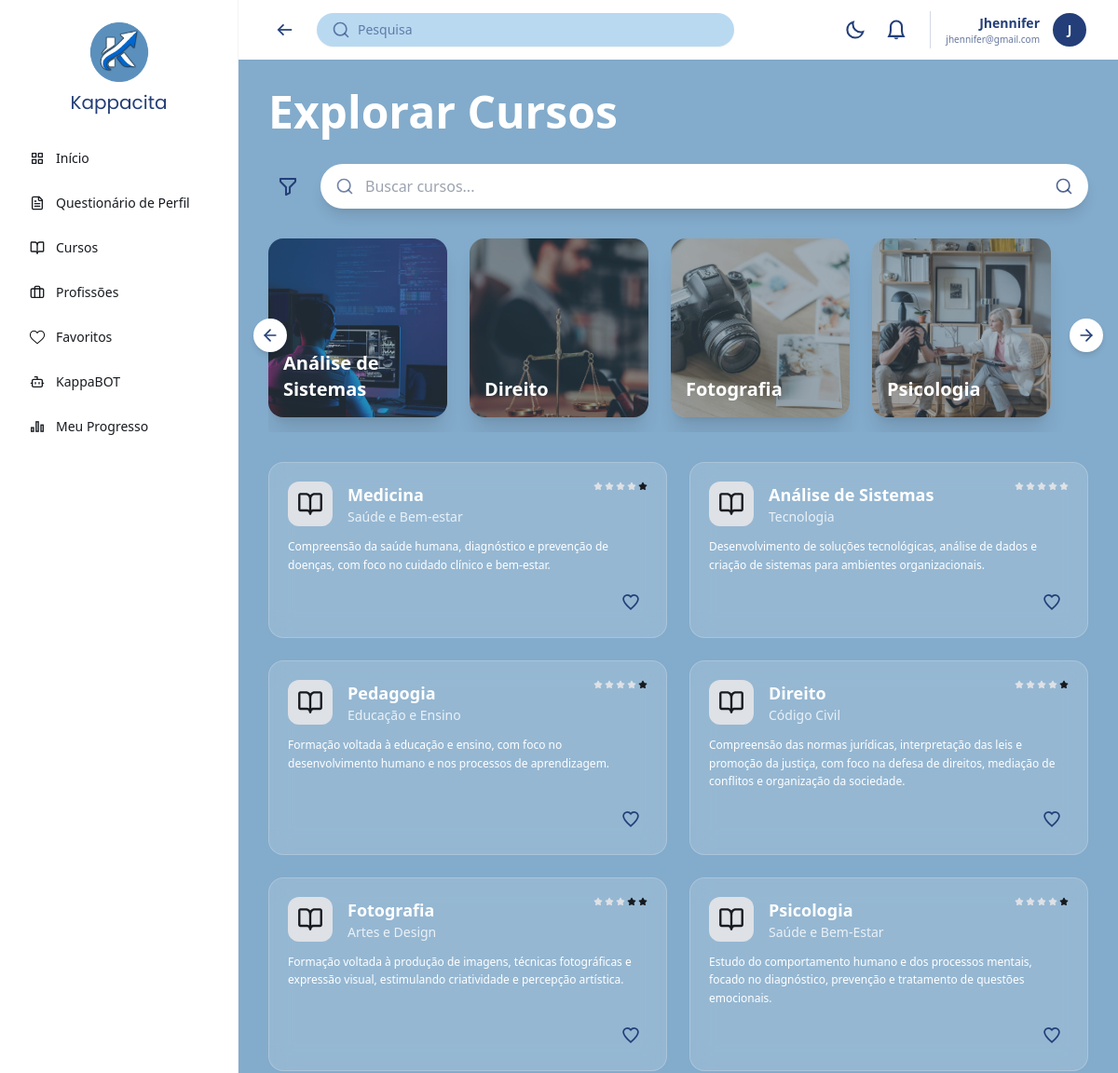
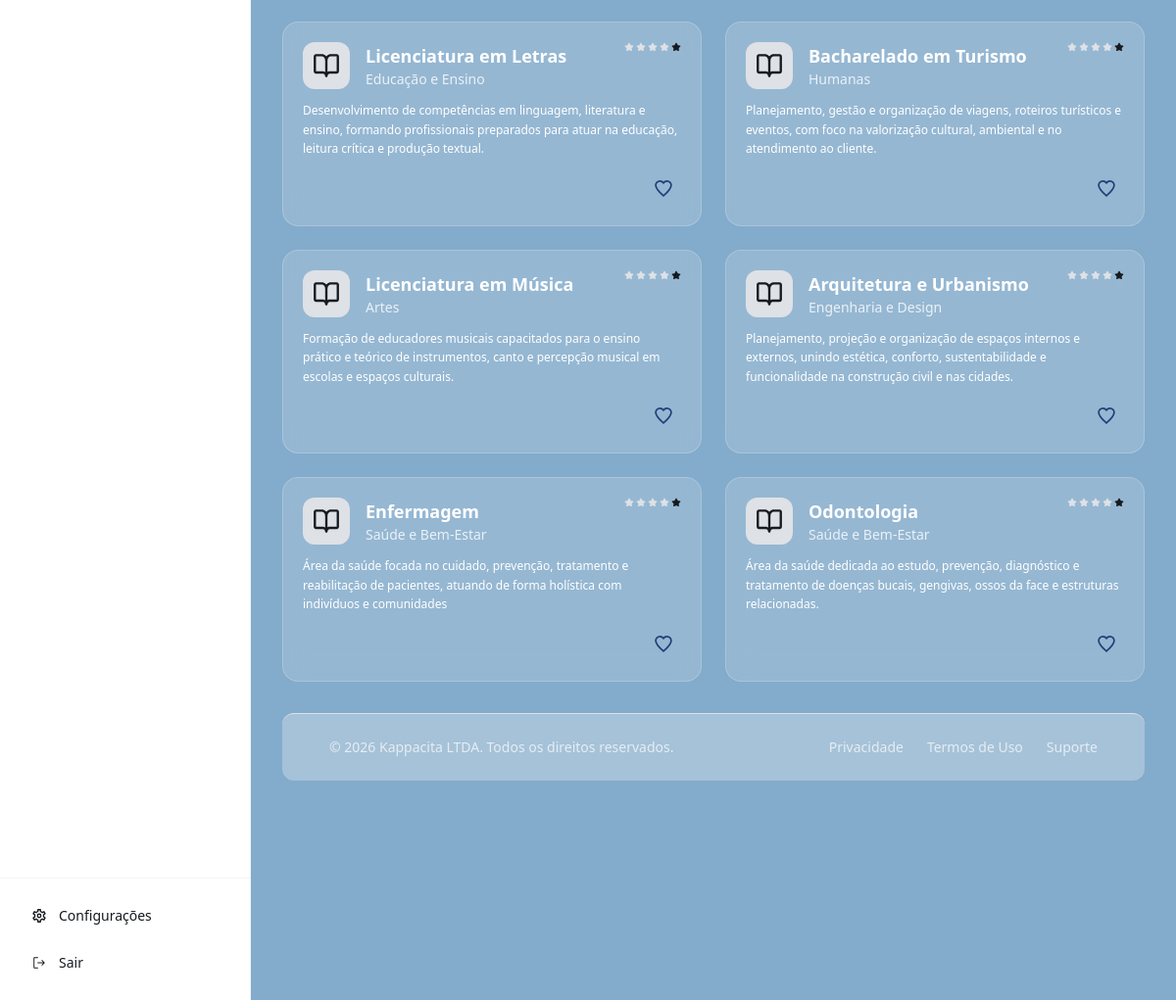
Screenshot of /cursos/ (signed in) with the database file from the repository (2 pictures, top to bottom).
### kapp/models.py (models this page shows, shortened)
class Categoria(models.Model):
    nome = models.CharField(max_length=100)
    imagem = models.ImageField(upload_to='categorias/', blank=True, null=True)

class Curso(models.Model):
    nome = models.CharField(max_length=100)
    area = models.CharField(max_length=100)
    descricao = models.TextField()
    avaliacao = models.IntegerField(default=4)
    icone = models.ImageField(upload_to='cursos/icones/', blank=True, null=True)
    categoria = models.ForeignKey(Categoria, on_delete=models.SET_NULL, null=True, blank=True)

### kapp/views.py (the view)
# urls.py: path('cursos/', cursos, name='cursos'),
@login_required
def cursos(request):
    q = request.GET.get('q', '')
    lista = Curso.objects.filter(nome__icontains=q)
    paginator = Paginator(lista, 12)
    page = request.GET.get('page')
    cursos_paginados = paginator.get_page(page)
    categorias = Categoria.objects.all()
    favoritos_ids = list(
        Favorito.objects.filter(usuario=request.user).values_list('curso_id', flat=True)
    )
    return render(request, 'cursos.html', {
        'cursos': cursos_paginados,
        'categorias': categorias,
        'favoritos_ids': favoritos_ids,
    })

### kapp/context_processors.py (called while the page is built)
def perfil_usuario(request):
    if request.user.is_authenticated:
        perfil, _ = Perfil.objects.get_or_create(usuario=request.user)
        return {'perfil_global': perfil}
    return {'perfil_global': None}

### kapp/templates/cursos.html (shortened to what this page needs)
{% extends 'base.html' %}
{% load static %}
{% block body %}
{% include 'header.html' %}
<div class="p-4 lg:p-8 space-y-8 bg-[#5b91bc]/75 dark:bg-gray-950 min-h-screen transition-colors">
  <h1 class="text-4xl lg:text-5xl text-white font-bold font-poppins">Explorar Cursos</h1>
  <div class="flex items-center gap-4">
    <button class="p-2 bg-transparent hover:bg-white/20 rounded-full">
      <img src="{% static 'img/filtro.svg' %}" class="w-6 h-6" alt="Filtro">
    </button>
    <form method="GET" action="{% url 'cursos' %}" class="relative flex-1">
      <div class="absolute inset-y-0 left-4 flex items-center pointer-events-none">
      </div>
      <input type="text" name="q" placeholder="Buscar cursos..." value="{{ request.GET.q|default:'' }}"
        class="w-full bg-white dark:bg-gray-800 rounded-full py-3 pl-12 pr-12 text-[#233e78] dark:text-white shadow-lg outline-none">
      <button type="submit" class="absolute inset-y-0 right-4 flex items-center">
        <img src="{% static 'img/lupa.svg' %}" class="w-5 h-5" alt="Buscar">
      </button>
    </form>
  </div>
  <div class="relative group">
    <button class="absolute -left-4 top-1/2 -translate-y-1/2 z-10 bg-white dark:bg-gray-700 p-2 rounded-full shadow-md hidden lg:flex items-center justify-center">
      <img src="{% static 'img/proximo.svg' %}" class="w-5 h-5 rotate-180" alt="Anterior">
    </button>
    <div class="flex gap-6 overflow-x-auto pb-4 scroll-smooth" style="scrollbar-width: none;">
      {% for categoria in categorias %}
      <div class="flex-shrink-0 w-48 h-48 relative rounded-2xl overflow-hidden group cursor-pointer shadow-xl">
        {% if categoria.imagem %}
          <img src="{{ categoria.imagem.url }}" class="absolute inset-0 w-full h-full object-cover opacity-70 group-hover:scale-110 transition-transform duration-500" alt="{{ categoria.nome }}">
        {% endif %}
        <div class="absolute inset-0 bg-black/20"></div>
        <span class="absolute bottom-4 left-4 text-white text-xl font-bold font-poppins">{{ categoria.nome }}</span>
      </div>
      {% empty %}
      <p class="text-white/70 font-poppins text-sm">Nenhuma categoria disponível.</p>
      {% endfor %}
    </div>
    <button class="absolute -right-4 top-1/2 -translate-y-1/2 z-10 bg-white dark:bg-gray-700 p-2 rounded-full shadow-md hidden lg:flex items-center justify-center">
      <img src="{% static 'img/proximo.svg' %}" class="w-5 h-5" alt="Próximo">
    </button>
  </div>
  <div class="grid grid-cols-1 md:grid-cols-2 xl:grid-cols-3 gap-6">
    {% for curso in cursos %}
    <div class="rounded-2xl p-5 flex flex-col gap-3 relative group hover:bg-white/20 dark:hover:bg-white/5 transition-all"
         style="background: rgba(255,255,255,0.15); backdrop-filter: blur(12px); -webkit-backdrop-filter: blur(12px); border: 1px solid rgba(255,255,255,0.2);">
      <div class="flex justify-between items-start">
        <div class="flex gap-4">
          <div class="w-12 h-12 bg-[#dee1e6] dark:bg-gray-700 rounded-xl flex items-center justify-center flex-shrink-0">
            {% if curso.icone %}
              {% if curso.icone == "tecnologia.jpeg" %}
                <img src="{% static 'img/tecnologia.jpeg' %}" class="w-7 h-7 object-cover rounded-lg" alt="{{ curso.nome }}">
              {% elif curso.icone == "area_saude.jpeg" %}
                <img src="{% static 'img/area_saude.jpeg' %}" class="w-7 h-7 object-cover rounded-lg" alt="{{ curso.nome }}">
              {% elif curso.icone == "computacao.jpeg" %}
                <img src="{% static 'img/computacao.jpeg' %}" class="w-7 h-7 object-cover rounded-lg" alt="{{ curso.nome }}">
              {% elif curso.icone == "js.jpg" %}
                <img src="{% static 'img/js.jpg' %}" class="w-7 h-7 object-cover rounded-lg" alt="{{ curso.nome }}">
              {% elif curso.icone == "analise de sistemas.jp..." %}
                <img src="{% static 'img/analise de sistemas.jp...' %}" class="w-7 h-7 object-cover rounded-lg" alt="{{ curso.nome }}">
              {% elif curso.icone == "psicologia.jpeg" %}
                <img src="{% static 'img/psicologia.jpeg' %}" class="w-7 h-7 object-cover rounded-lg" alt="{{ curso.nome }}">
              {% elif curso.icone == "direito profissoes.jpeg" %}
                <img src="{% static 'img/direito profissoes.jpeg' %}" class="w-7 h-7 object-cover rounded-lg" alt="{{ curso.nome }}">
              {% elif curso.icone == "educacao.jpeg" %}
                <img src="{% static 'img/educacao.jpeg' %}" class="w-7 h-7 object-cover rounded-lg" alt="{{ curso.nome }}">
              {% elif curso.icone == "artes.jpeg" %}
                <img src="{% static 'img/artes.jpeg' %}" class="w-7 h-7 object-cover rounded-lg" alt="{{ curso.nome }}">
              {% elif curso.icone == "medicina inicio.jpeg" %}
                <img src="{% static 'img/medicina inicio.jpeg' %}" class="w-7 h-7 object-cover rounded-lg" alt="{{ curso.nome }}">
              {% else %}
                <img src="{% static 'img/icon_cursos.svg' %}" class="w-7 h-7" alt="{{ curso.nome }}">
              {% endif %}
            {% else %}
              <img src="{% static 'img/icon_cursos.svg' %}" class="w-7 h-7" alt="{{ curso.nome }}">
            {% endif %}
          </div>
          <div>
            <h3 class="text-white text-lg font-bold font-poppins">{{ curso.nome }}</h3>
            <p class="text-white/80 dark:text-white/60 text-sm font-poppins">{{ curso.area }}</p>
          </div>
        </div>
        <div class="flex gap-0.5 flex-shrink-0">
          {% for i in "12345" %}
            {% if forloop.counter <= curso.avaliacao %}
              <img src="{% static 'img/estrela_cheia.svg' %}" class="w-2.5 h-2.5" alt="estrela">
            {% else %}
              <img src="{% static 'img/estrela_vazia.svg' %}" class="w-2.5 h-2.5" alt="estrela">
            {% endif %}
          {% endfor %}
        </div>
      </div>
      <p class="text-white text-xs leading-relaxed font-poppins">{{ curso.descricao }}</p>
      <div class="flex justify-end mt-auto">
        <form method="post" action="{% url 'favoritar_curso' curso.id %}">
          <button type="submit" class="p-2 hover:bg-white/20 rounded-full transition-all">
            {% if curso.id in favoritos_ids %}
              <img src="{% static 'img/coracao_vermelho.svg' %}" class="w-5 h-5" alt="Favoritado">
            {% else %}
              <img src="{% static 'img/coracao.svg' %}" class="w-5 h-5" alt="Favoritar">
            {% endif %}
          </button>
        </form>
      </div>
    </div>
    {% empty %}
    <p class="text-white col-span-3 text-center py-10 font-poppins">Nenhum curso encontrado.</p>
    {% endfor %}
  </div>
  <footer class="mt-auto bg-gray-100/30 dark:bg-gray-800/30 border-t border-[#dee1e6] dark:border-gray-700 py-6 px-4 lg:px-12 rounded-xl">
    <div class="flex flex-col md:flex-row justify-between items-center gap-4">
      <p class="text-sm text-white/70 font-poppins">© 2026 Kappacita LTDA. Todos os direitos reservados.</p>
      <div class="flex gap-6">
        <a href="{% url 'privacidade' %}" class="text-sm text-white/70 hover:text-white font-poppins transition-colors">Privacidade</a>
        <a href="#" class="text-sm text-white/70 hover:text-white font-poppins transition-colors">Termos de Uso</a>
        <a href="#" class="text-sm text-white/70 hover:text-white font-poppins transition-colors">Suporte</a>
      </div>
    </div>
  </footer>
</div>
{% endblock %}

### kapp/templates/base.html (shortened to what this page needs)
{% load static %}
<!DOCTYPE html>
<html lang="{% if perfil_global %}{{ perfil_global.idioma }}{% else %}pt-br{% endif %}"
        class="
        ">
<head>
    <script src="https://cdn.tailwindcss.com"></script>
    <link rel="stylesheet" type="text/css" href="{% static 'css/main.css' %}">
</head>
<body class="bg-[#FCFAF8] dark:bg-gray-950">
    <div class="flex min-h-screen w-full">
        <aside class="w-64 bg-white dark:bg-gray-900 border-r border-gray-100 dark:border-gray-700 hidden lg:block sticky top-0 h-screen">
            {% include 'navbar.html' %}
        </aside>
        <main class="flex-1 overflow-y-auto min-w-0">
            {% block body %}
            {% endblock %}
        </main>
    </div>
</body>
</html>

### kapp/templates/navbar.html (shortened to what this page needs)
{% load static %}
<!DOCTYPE html>
<html lang="pt-br">
    <head>
    </head>
    <body>
        <aside class="w-full lg:w-64 bg-white flex-shrink-0 flex flex-col border-r border-gray-100 z-50 h-screen">
            <div class="p-6 flex flex-col items-center">
                <img src="{% static 'img/kappacitalogo.png' %}" alt="Kappacita Logo" class="w-16 h-16 mb-2">
            <h1 class="text-[#233e78] text-xl font-normal font-[Poppins]">Kappacita</h1>
        </div>
    <nav class="flex-1 px-4 space-y-1 overflow-y-auto no-scrollbar">
        <a href="{% url 'homepage' %}" class="flex items-center gap-3 px-4 py-3 text-sm text-[#171a1f] hover:bg-gray-50 rounded-lg">
            <img src="{% static 'img/icon_inicio.svg' %}" class="w-4 h-4" alt="Início">
            <span>Início</span>
        </a>
    <a href="{% url 'questionario' %}" class="flex items-center gap-3 px-4 py-3 text-sm text-[#171a1f] hover:bg-gray-50 rounded-lg">
        <img src="{% static 'img/icon_questionario.svg' %}" class="w-4 h-4" alt="Questionário">
        <span>Questionário de Perfil</span>
    </a>
    <a href="{% url 'cursos' %}" class="flex items-center gap-3 px-4 py-3 text-sm text-[#171a1f] hover:bg-gray-50 rounded-lg">
        <img src="{% static 'img/icon_cursos.svg' %}" class="w-4 h-4" alt="Cursos">
        <span>Cursos</span>
    </a>
    <a href="{% url 'profissoes' %}" class="flex items-center gap-3 px-4 py-3 text-sm text-[#171a1f] hover:bg-gray-50 rounded-lg">
        <img src="{% static 'img/icon_profissoes.svg' %}" class="w-4 h-4" alt="Profissões">
        <span>Profissões</span>
    </a>
    <a href="{% url 'favoritos' %}" class="flex items-center gap-3 px-4 py-3 text-sm text-[#171a1f] hover:bg-gray-50 rounded-lg">
        <img src="{% static 'img/icon_favorito.png' %}" class="w-4 h-4" alt="Favoritos">
        <span>Favoritos</span>
    </a>
    <a href="{% url 'kappabot' %}" class="flex items-center gap-3 px-4 py-3 text-sm text-[#171a1f] hover:bg-gray-50 rounded-lg">
        <img src="{% static 'img/icon_kappabot.svg' %}" class="w-4 h-4" alt="KappaBOT">
        <span>KappaBOT</span>
    </a>
    <a href="{% url 'meuprogresso' %}" class="flex items-center gap-3 px-4 py-3 text-sm text-[#171a1f] hover:bg-gray-50 rounded-lg">
        <img src="{% static 'img/icon_progresso.svg' %}" class="w-4 h-4" alt="Progresso">
        <span>Meu Progresso</span>
    </a>
    </nav>
    <div class="p-4 border-t border-gray-100 space-y-1">
        <a href="{% url 'configuracoes' %}" class="flex items-center gap-3 px-4 py-3 text-sm text-[#171a1f] hover:bg-gray-50 rounded-lg">
        <img src="{% static 'img/icon_config.svg' %}" class="w-4 h-4" alt="Configurações">
        <span>Configurações</span>
    </a>
    <a href="{% url 'sair' %}" class="flex items-center gap-3 px-4 py-3 text-sm text-[#171a1f] hover:bg-gray-50 rounded-lg">
    <img src="{% static 'img/icon_sair.svg' %}" class="w-4 h-4" alt="Sair">
    <span>Sair</span>
    </a>
    </div>
</aside>
</body>
</html>

### kapp/templates/header.html (shortened to what this page needs)
{% load static %}
<header class="h-16 flex items-center justify-between px-4 lg:px-8 bg-white dark:bg-gray-900 shadow-sm transition-colors">
    <div class="flex items-center gap-4 flex-1">
    <button class="p-2 text-[#233e78] dark:text-white hover:bg-gray-100 dark:hover:bg-gray-800 rounded-full">
        <img src="{% static 'img/anterior.svg' %}" class="w-5 h-5" alt="Voltar">
    </button>
    <div class="relative max-w-md w-full hidden md:block">
        <form method="GET" action="">
        <div class="flex items-center bg-[#B9D9F1] dark:bg-gray-700 rounded-full px-4 py-2 shadow-sm">
            <img src="{% static 'img/lupa.svg' %}" class="w-5 h-5 opacity-80" alt="Search">
            <input type="text" name="q" value="{{ request.GET.q }}" placeholder="Pesquisa"
            class="bg-transparent border-none focus:ring-0 text-[#233e78] dark:text-white placeholder-[#233e78]/60 dark:placeholder-white/50 w-full ml-2 text-sm">
        </div>
        </form>
        </div>
    </div>
    <div class="flex items-center gap-2 lg:gap-4">
    <div class="flex items-center gap-1">
        <button onclick="toggleTema()" class="p-2 rounded-full hover:bg-gray-100 dark:hover:bg-gray-800">
        <img src="{% static 'img/darkmode.svg' %}" class="w-6 h-6 dark:hidden" alt="Dark Mode">
        </button>
        <button class="p-2 text-[#233e78] dark:text-white hover:bg-gray-100 dark:hover:bg-gray-800 rounded-full">
        <img src="{% static 'img/sino.svg' %}" class="w-6 h-6" alt="Notifications">
        </button>
    </div>
    <div class="flex items-center gap-3 pl-4 border-l border-[#233e78]/20 dark:border-white/20">
        <a href="{% url 'configuracoes' %}" class="flex items-center gap-3 hover:opacity-80 transition-opacity cursor-pointer">
            <div class="text-right hidden sm:block">
                <p class="text-sm font-semibold text-[#233e78] dark:text-white">{{ request.user.get_full_name|default:request.user.username }}</p>
                <p class="text-[10px] text-[#233e78]/70 dark:text-white/50">{{ request.user.email }}</p>
            </div>
            <div class="w-10 h-10 rounded-full bg-[#233e78] border-2 border-white flex items-center justify-center">
                <span class="text-white text-sm font-bold">
                    {{ request.user.username|slice:":1"|upper }}
                </span>
            </div>
        </a>
    </div>
    </div>
</header>

### rows the page displays
Categoria: imagem (picture), nome "Análise de Sistemas"
Categoria: imagem (picture), nome "Direito"
Categoria: imagem (picture), nome "Fotografia"
Categoria: imagem (picture), nome "Psicologia"
Curso: nome "Medicina", area "Saúde e Bem-estar", avaliacao 4 (drawn), descricao "Compreensão da saúde humana, diagnóstico e prevenção de doenças, com foco no cuidado clínico e bem-estar."
Curso: nome "Análise de Sistemas", area "Tecnologia", avaliacao 5 (drawn), descricao "Desenvolvimento de soluções tecnológicas, análise de dados e criação de sistemas para ambientes organizacionais."
Curso: nome "Pedagogia", area "Educação e Ensino", avaliacao 4 (drawn), descricao "Formação voltada à educação e ensino, com foco no desenvolvimento humano e nos processos de aprendizagem."
Curso: nome "Direito", area "Código Civil", avaliacao 4 (drawn), descricao "Compreensão das normas jurídicas, interpretação das leis e promoção da justiça, com foco na defesa de direitos, mediação de conflitos e organização da sociedade."
Curso: nome "Fotografia", area "Artes e Design", avaliacao 3 (drawn), descricao "Formação voltada à produção de imagens, técnicas fotográficas e expressão visual, estimulando criatividade e percepção artística."
Curso: nome "Psicologia", area "Saúde e Bem-Estar", avaliacao 4 (drawn), descricao "Estudo do comportamento humano e dos processos mentais, focado no diagnóstico, prevenção e tratamento de questões emocionais."
Curso: nome "Licenciatura em Letras", area "Educação e Ensino", avaliacao 4 (drawn), descricao "Desenvolvimento de competências em linguagem, literatura e ensino, formando profissionais preparados para atuar na educação, leitura crítica e produção textual."
Curso: nome "Bacharelado em Turismo", area "Humanas", avaliacao 4 (drawn), descricao "Planejamento, gestão e organização de viagens, roteiros turísticos e eventos, com foco na valorização cultural, ambiental e no atendimento ao cliente."
Curso: nome "Licenciatura em Música", area "Artes", avaliacao 4 (drawn), descricao "Formação de educadores musicais capacitados para o ensino prático e teórico de instrumentos, canto e percepção musical em escolas e espaços culturais."
Curso: nome "Arquitetura e Urbanismo", area "Engenharia e Design", avaliacao 4 (drawn), descricao "Planejamento, projeção e organização de espaços internos e externos, unindo estética, conforto, sustentabilidade e funcionalidade na construção civil e nas cidades."
Curso: nome "Enfermagem", area "Saúde e Bem-Estar", avaliacao 4 (drawn), descricao "Área da saúde focada no cuidado, prevenção, tratamento e reabilitação de pacientes, atuando de forma holística com indivíduos e comunidades"
Curso: nome "Odontologia", area "Saúde e Bem-Estar", avaliacao 4 (drawn), descricao "Área da saúde dedicada ao estudo, prevenção, diagnóstico e tratamento de doenças bucais, gengivas, ossos da face e estruturas relacionadas."

### other values shown
{{ request.user.get_full_name|default:request.user.username }} "Jhennifer"
{{ request.user.email }} "jhennifer@gmail.com"
{{ request.user.username|slice:":1"|upper }} "J"
